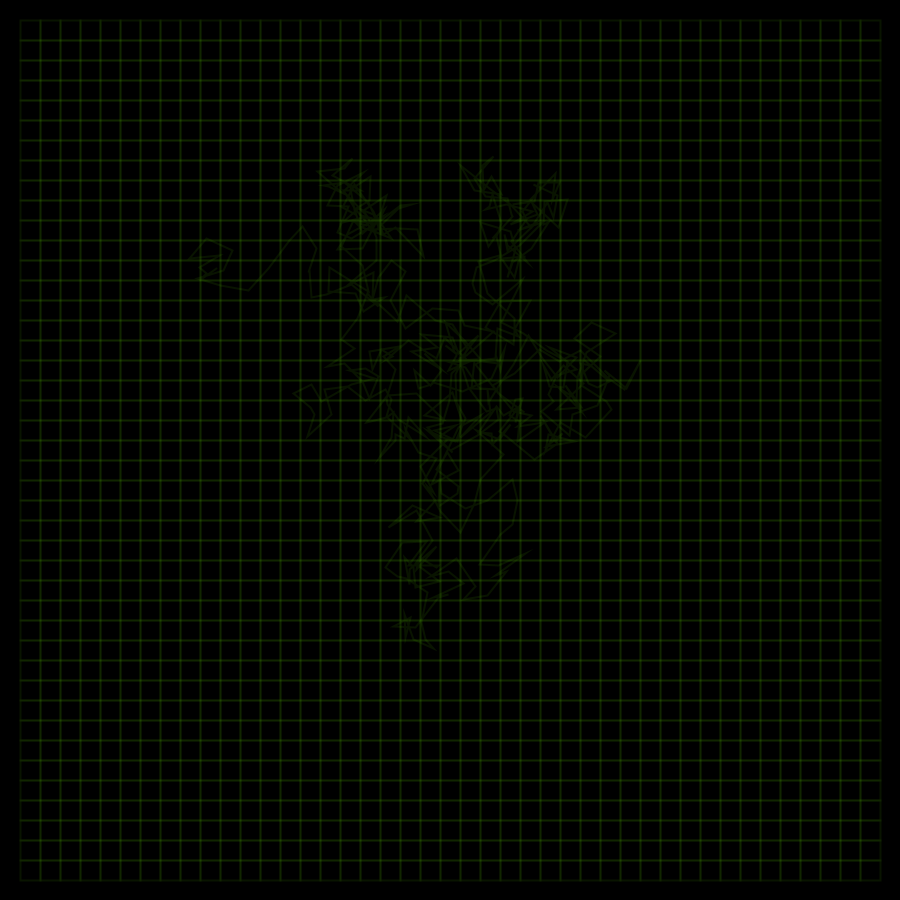
Frame 1 (no input)
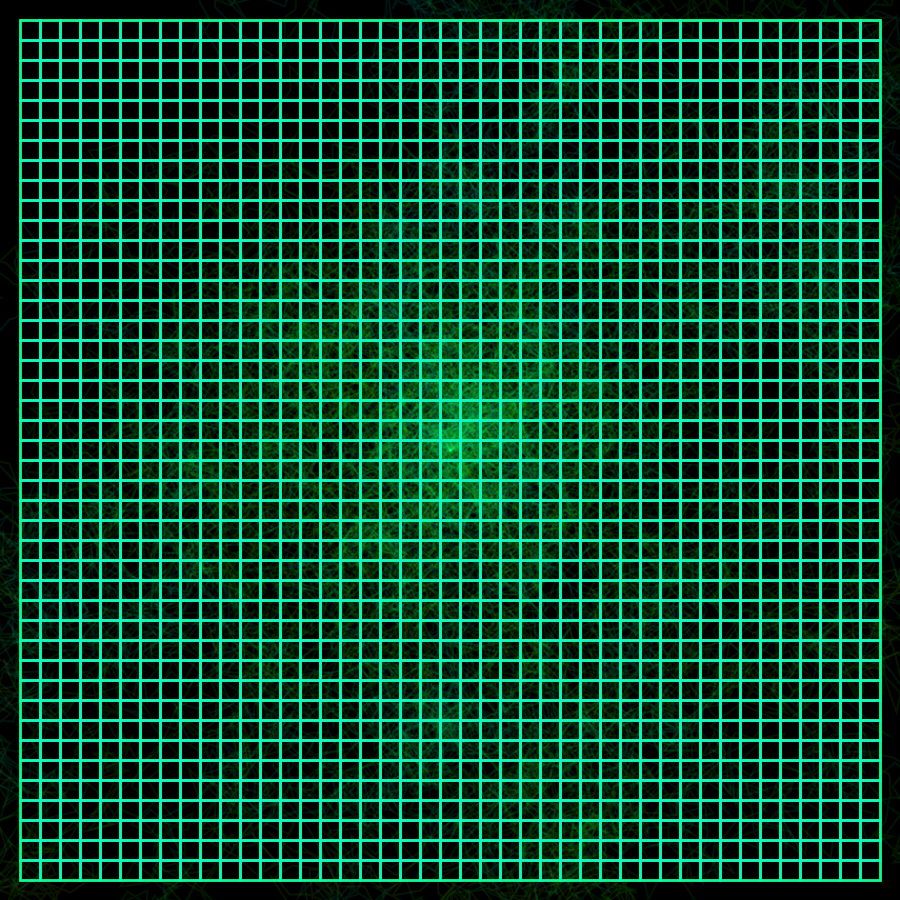
Frame 60 (the mouse pressed at the canvas centre just before this capture)
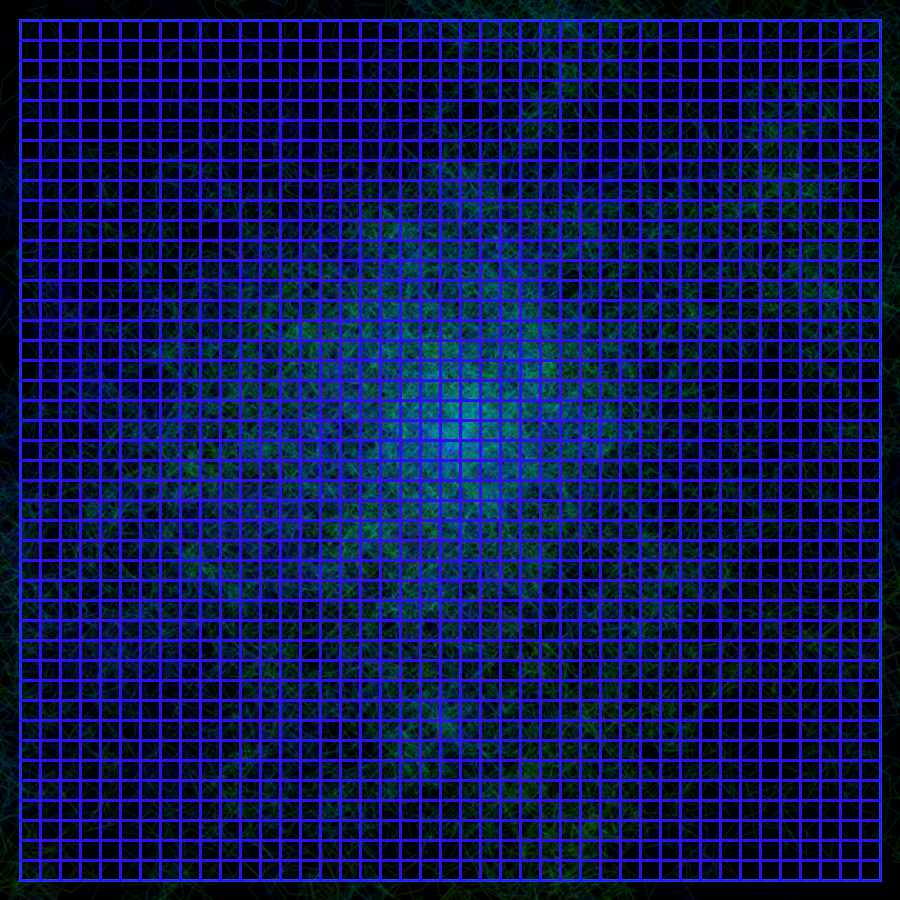
Frame 120 (the mouse held since frame 60 and released just before this capture)

The Processing sketch that drew these frames (run headless with seeded random() and noise(); from frame 60 on, the mouse is pressed at the canvas centre):

// Processing sketch: processing_72632
// ── processing_72632.pde

float h;
boolean backDark = true;
boolean walk = true;

void setup()
{
  size (900, 900);
  colorMode(HSB);
  background (0);
  strokeWeight (2);
  smooth ();

  h = int(random(100));

  noFill();
  strokeWeight(2);
}

void draw()
{
  //Update the Hue
  h = (h + 1) % 255;
  stroke(h, 255, 255, 20);

  float ry = height/2;
  float rx = width/2;

  beginShape();

  //Drunk Walk Done Behind Tiles
  if (walk)
  {
    for (int i=0; i < 500; i++)
    {
      vertex(rx, ry);

      ry += random(-30, 30);
      rx += random(-30, 30);
    }
  }
  
  //Making Tiling
  for (int x=1; x<44; x=x+1)
  {
    for (int y=1; y<44; y=y+1)
    {  
      noFill();
      rect(x*20, y*20, 20, 20);
    }
  }

  endShape();
}

//Switch Background Color from White to Black or Vice Versa
void mousePressed()
{
  if (backDark)
  {
     background (255); 
     backDark = false;
  }
  else
  {
     background (0);
     backDark = true;
  } 
}

//Pause Drunk Walk
void keyPressed()
{ 
  if (walk)
  {
    walk = false;
  }
  else
  {
    walk = true;
  }
}
